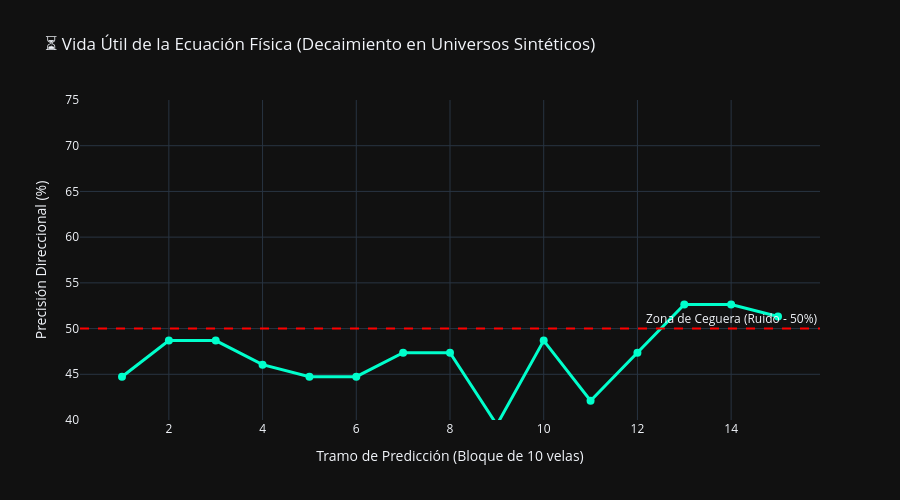

Notebook source saved alongside this figure:
### Markdown cell above
## 📊 5. Análisis Rápido In-Situ (Tasa de Mortalidad y Edge)
Ejecutamos un diagnóstico inicial para evaluar de forma directa la tasa de fallos matemáticos y la precisión direccional (Hit Ratio) promedio en el Tramo 1 frente al azar.

### Code cell
if len(all_results) > 0:
    # A. Tasa de Mortalidad
    mortalidad = df_final.groupby(['Validez']).size().reset_index(name='Iteraciones')
    mortalidad['Porcentaje (%)'] = round((mortalidad['Iteraciones'] / len(df_final)) * 100, 2)
    print("\n" + "="*80)
    print(" 📊 INFORME DE MORTALIDAD FÍSICA EN EL MULTIVERSO:")
    print("="*80)
    print(mortalidad.to_string(index=False))
    print("="*80)
    
    # B. Hit Ratio Promedio del Tramo 1 (Bloque 1) vs Azar
    df_ok = df_final[df_final['Validez'] == 'OK'].copy()
    if not df_ok.empty:
        hit_b1_promedio = df_ok['Hit_B1'].mean() * 100
        print(f"\n🎯 Hit Ratio Direccional Promedio del Tramo 1 (Bloque 1): {hit_b1_promedio:.2f}% (Azar = 50%)")
        
        # Calcular decaimiento direccional por tramos
        hit_cols = [f'Hit_B{i}' for i in range(1, 16)]
        decay_curve = df_ok[hit_cols].mean() * 100
        
        # Gráfico interactivo de la Curva de Decaimiento
        fig = go.Figure()
        fig.add_trace(go.Scatter(
            x=list(range(1, 16)), y=decay_curve.values,
            mode='lines+markers',
            name='Hit Ratio SINDy',
            line=dict(color='#00ffcc', width=3),
            marker=dict(size=8, symbol='circle')
        ))
        fig.add_hline(y=50, line_dash="dash", line_color="red", annotation_text="Zona de Ceguera (Ruido - 50%)")
        fig.update_layout(
            title="⏳ Vida Útil de la Ecuación Física (Decaimiento en Universos Sintéticos)",
            xaxis_title="Tramo de Predicción (Bloque de 10 velas)",
            yaxis_title="Precisión Direccional (%)",
            yaxis_range=[40, 75],
            template="plotly_dark",
            height=500
        )
        fig.show()
    else:
        print("⚠️ No existen iteraciones con Validez = OK para calcular el Hit Ratio.")
else:
    print("Sin datos para analizar.")

### Figure 1 — Plotly figure (JSON) as saved in the notebook; plotly's stock layout.template omitted (floating-point values rounded to 4 significant figures)
{"data": [{"line": {"color": "#00ffcc", "width": 3}, "marker": {"size": 8, "symbol": "circle"}, "mode": "lines+markers", "name": "Hit Ratio SINDy", "type": "scatter", "x": [1, 2, 3, 4, 5, 6, 7, 8, 9, 10, 11, 12, 13, 14, 15], "y": [44.74, 48.68, 48.68, 46.05, 44.74, 44.74, 47.37, 47.37, 39.47, 48.68, 42.11, 47.37, 52.63, 52.63, 51.32]}], "layout": {"annotations": [{"showarrow": false, "text": "Zona de Ceguera (Ruido - 50%)", "x": 1, "xanchor": "right", "xref": "x domain", "y": 50, "yanchor": "bottom", "yref": "y"}], "height": 500, "shapes": [{"line": {"color": "red", "dash": "dash"}, "type": "line", "x0": 0, "x1": 1, "xref": "x domain", "y0": 50, "y1": 50, "yref": "y"}], "title": {"text": "⏳ Vida Útil de la Ecuación Física (Decaimiento en Universos Sintéticos)"}, "xaxis": {"title": {"text": "Tramo de Predicción (Bloque de 10 velas)"}}, "yaxis": {"range": [40, 75], "title": {"text": "Precisión Direccional (%)"}}}}
